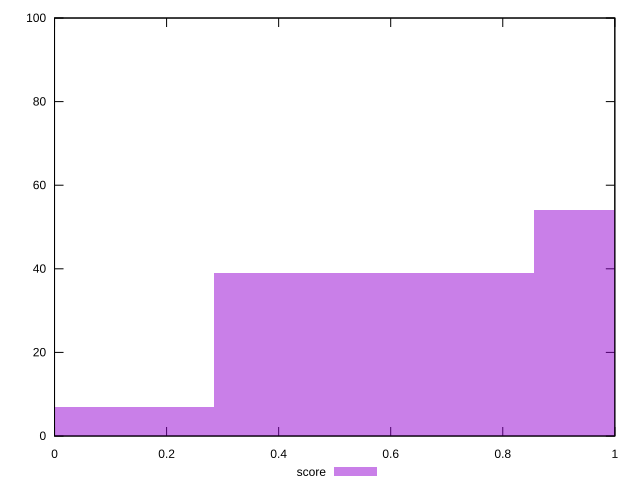

The gnuplot source for this figure:
reset

$score <<EOF
0 7
0.5705999464343076 39
1.1411998928686151 54
EOF

set key outside below
set boxwidth 0.5705999464343076
set xrange [0:1]
set yrange [0:100]
set trange [0:100]
set style fill transparent solid 0.5 noborder
set terminal svg size 640, 490 enhanced background rgb 'white'
set output "report_00017_2021-02-10T15-08-03.406Z/estimated-input-latency/samples/pages/score/histogram.svg"

plot $score title "score" with boxes

reset
